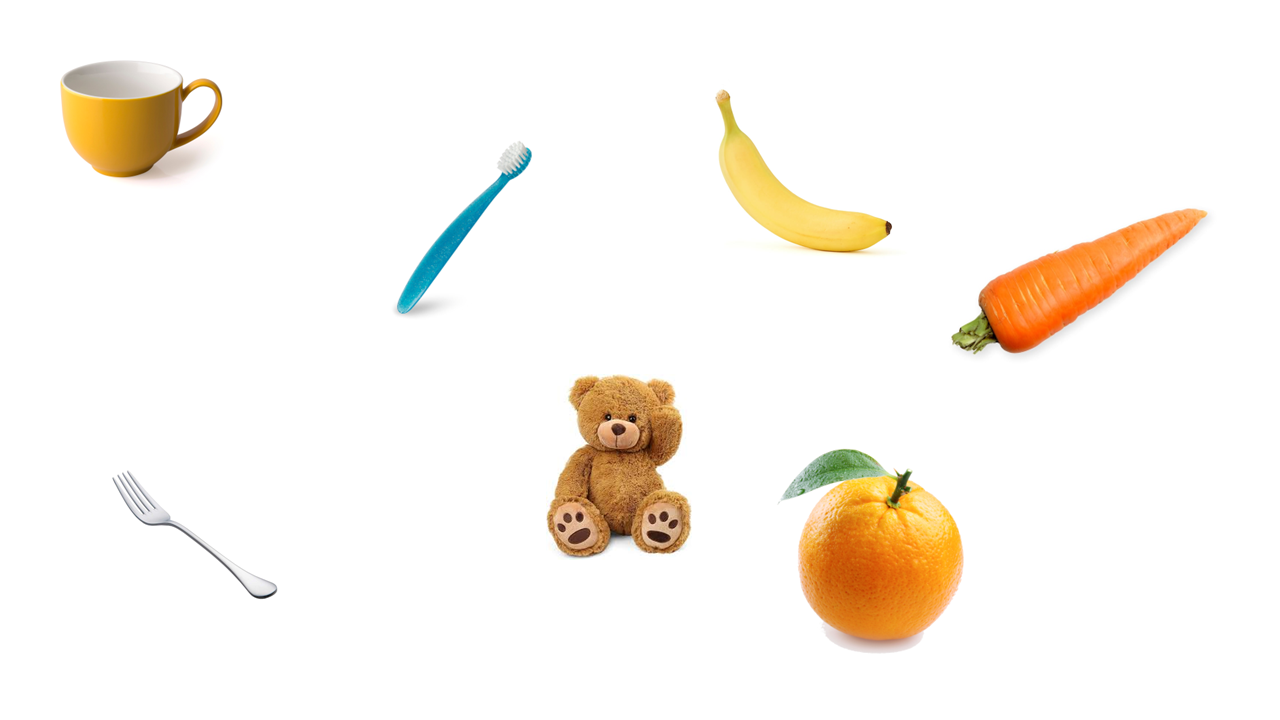
#> input picture images/image2.png, 1280 x 720 px, found by its file name
$ jupyter execute --allow-errors vlm_and_yolo_world_internvl.ipynb
#> lines starting #> are read from the running program, lines starting #| are printed output that depends on the picture
[cell 1]
# InternVL-2.5
from PIL import Image
import torch
from transformers import AutoTokenizer, AutoModel

torch.backends.cuda.enable_mem_efficient_sdp(False)
#> (this line was passed over: torch is not available in this run)
torch.backends.cuda.enable_flash_sdp(False)
#> (this line was passed over: torch is not available in this run)

path = "OpenGVLab/InternVL2_5-2B"
#> (the rest of this cell did not finish here and is left out)

[cell 2]
image = Image.open("images/image2.png")
#> image is the input picture: PIL image 1280x720 RGB; mean R, G, B 250.1, 245, 238.1

# resize the image to 336x336

image = image.resize((336, 336), Image.LANCZOS) # for speed up
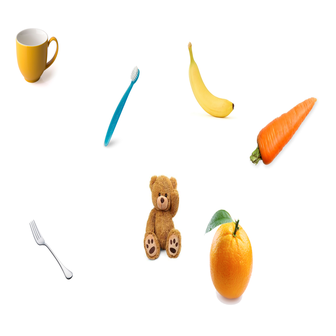
#> image: PIL image 336x336 RGB; mean R, G, B 250.1, 245, 238.1

import matplotlib.pyplot as plt
plt.axis("off")
plt.imshow(image)
plt.show()

[cell 3]
clue = "It is a part of daily hygiene routine."

[cell 4]
user_prompt1 = f'''You are an assistant whose task is to identify the correct object from the given image that aligns best with the following clue: '{clue}'
First think about each object's properties in the image, considering how the clue relates to them, directly or indirectly. Then, provide only the name of the correct object as your answer.
No additional explanations.
The answer is: '''

user_prompt2 = f'''From the given image, determine the object that aligns best with the following clue: '{clue}'
First, carefully evaluate the properties of each object in the image, considering how the clue relates to them, directly or indirectly. Then, provide only the name of the correct object as your answer.
No additional explanations.
The answer is: '''

[cell 5]
# InternVL-2.5
import torchvision.transforms as T
from PIL import Image
from torchvision.transforms.functional import InterpolationMode

IMAGENET_MEAN = (0.485, 0.456, 0.406)
IMAGENET_STD = (0.229, 0.224, 0.225)

def build_transform(input_size):
    MEAN, STD = IMAGENET_MEAN, IMAGENET_STD
    transform = T.Compose([
        T.Lambda(lambda img: img.convert('RGB') if img.mode != 'RGB' else img),
        T.Resize((input_size, input_size), interpolation=InterpolationMode.BICUBIC),
        T.ToTensor(),
        T.Normalize(mean=MEAN, std=STD)
    ])
    return transform

# [52 lines left out: functions find_closest_aspect_ratio, dynamic_preprocess, not called in this run]

def load_image(image_file, input_size=448, max_num=12):
    image = Image.open(image_file).convert('RGB')
    transform = build_transform(input_size=input_size)

$ run again, with images/image1.png copied over images/image2.png
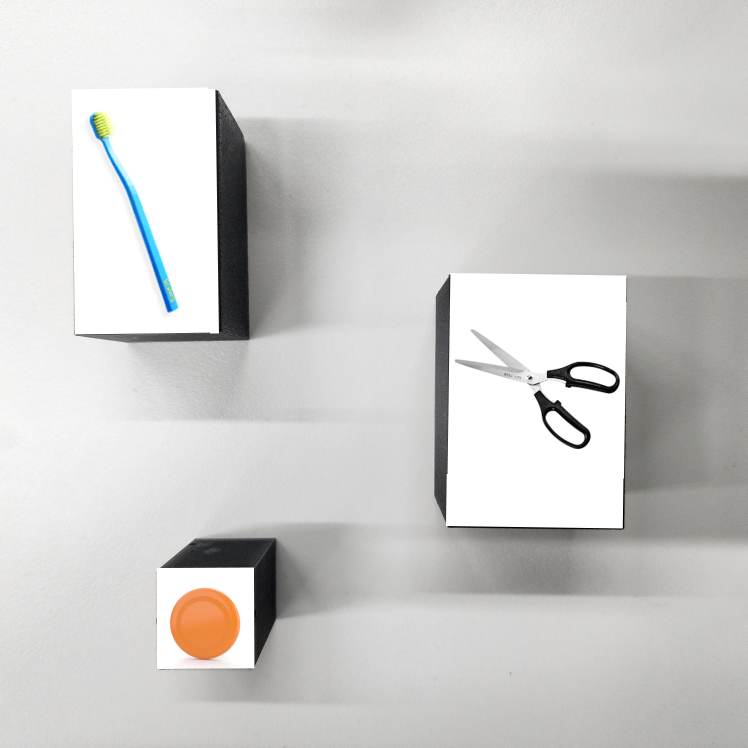
#> input picture images/image1.png, 1495 x 1495 px, found by its file name (shown at 1/2 size)
#> image is the input picture: PIL image 1495x1495 RGBA; mean R, G, B, A 206.9, 206.3, 204.4, 255
#> `image = image.resize((336, 336), Image.LANCZOS)`:
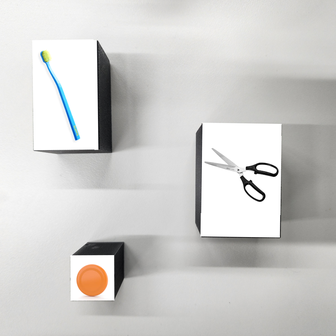
#> image: PIL image 336x336 RGBA; mean R, G, B, A 206.9, 206.2, 204.4, 255

$ run again, with images/ui.png copied over images/image2.png
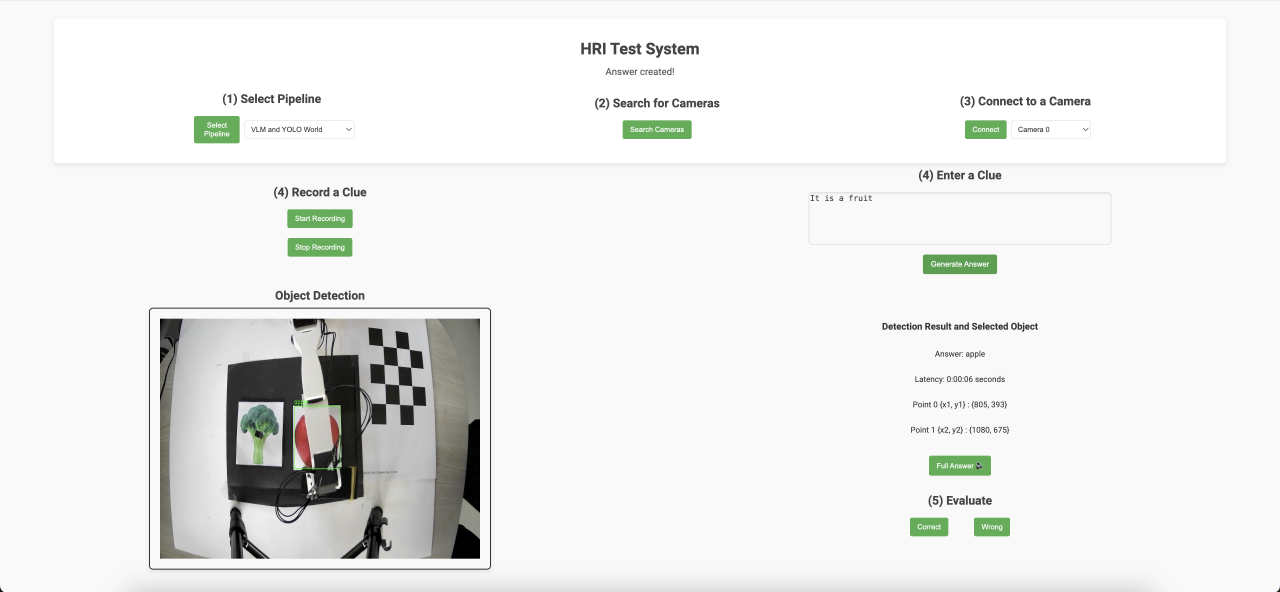
#> input picture images/ui.png, 3840 x 1776 px, found by its file name (shown at 1/3 size)
#> image is the input picture: PIL image 3840x1776 RGBA; mean R, G, B, A 235.9, 236.7, 235.4, 255
#> `image = image.resize((336, 336), Image.LANCZOS)`:
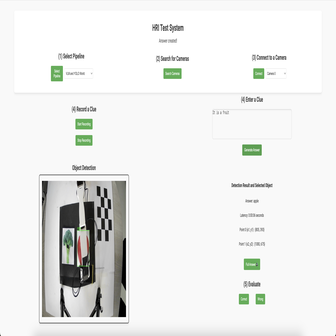
#> image: PIL image 336x336 RGBA; mean R, G, B, A 235.9, 236.6, 235.4, 255
